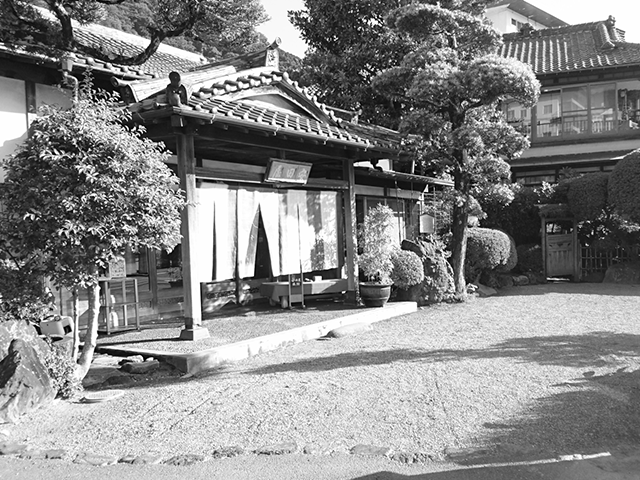
#> input picture hw4/b06902091_hw4/sample2.png, 640 x 480 px
$ python hw4_p2.py
#> lines starting #> are read from the running program, lines starting #| are printed output that depends on the picture; after the words box and inside, x2 and y2 are one past the last pixel; in counts of white or black regions, pixels touching at a corner belong together
import cv2
import math
import numpy as np


def invert_fft(input):
    ishift = np.fft.ifftshift(input)
    ifft_2D = np.fft.ifft2(ishift)
    output = np.abs(ifft_2D)
    return output


def lowpass_filter(input, radius):
    r, c = input.shape
    output = np.zeros(input.shape)
    for i in range(r):
        for j in range(c):
            temp = ((i - r/2)**2 + (j-c/2)**2)**(1/2)
            if(temp <= radius):
                output[i][j] = 1
            else:
                output[i][j] = 0
    return output


def highpass_filter(input, radius):
    r, c = input.shape
    output = np.zeros(input.shape)
    for i in range(r):
        for j in range(c):
            temp = ((i - r/2)**2 + (j-c/2)**2)**(1/2)
            if(temp <= radius):
                output[i][j] = 0
            else:
                output[i][j] = 1
    return output


# 2a FFT
sample2 = cv2.imread("sample2.png", cv2.IMREAD_GRAYSCALE)
#> sample2 is the input picture: shape (480, 640); min 0, max 255, mean 135.4
sample2 = sample2.astype(np.float32)
fft_2D = np.fft.fft2(sample2)
fft_shift = np.fft.fftshift(fft_2D)
result5 = np.log(np.abs(fft_shift))

# normalize
result5 = cv2.UMat(result5)
cv2.normalize(result5, result5, 0, 255, cv2.NORM_MINMAX)
cv2.imwrite("result5.png", result5)

# 2b frequency
lowpass = fft_shift * lowpass_filter(fft_shift, 30)
#> after the loop in lowpass_filter, `for i in range(r):`:
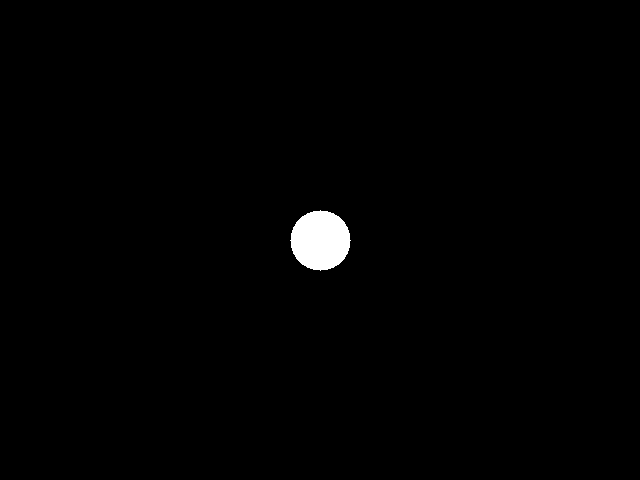
#> output: shape (480, 640) float64; values 0 (black) and 1 (white), 0.92% white; 1 white region, box (x1, y1, x2, y2) and area: (290, 210, 351, 271) 2821
result6 = invert_fft(lowpass)
cv2.imwrite("result6_30.png", result6)

lowpass = fft_shift * lowpass_filter(fft_shift, 65)
#> after the loop in lowpass_filter (call 2), `for i in range(r):`: output: shape (480, 640) float64; values 0 (black) and 1 (white), 4.3% white; 1 white region, box (x1, y1, x2, y2) and area: (255, 175, 386, 306) 13273
result6 = invert_fft(lowpass)
cv2.imwrite("result6_65.png", result6)
cv2.imwrite("result6.png", result6)

# 2b pixel
low_pass_kernel = np.ones((5, 5), np.float32)/25
result7 = cv2.filter2D(sample2, -1, low_pass_kernel)
cv2.imwrite("result7.png", result7)

# 2c freq
highpass = fft_shift * highpass_filter(fft_shift, 15)
#> after the loop in highpass_filter, `for i in range(r):`: output: shape (480, 640) float64; values 0 (black) and 1 (white), 99.8% white; 1 black region, box (x1, y1, x2, y2) and area: (305, 225, 336, 256) 709
result8 = invert_fft(highpass)
cv2.imwrite("result8_15.png", result8)

highpass = fft_shift * highpass_filter(fft_shift, 80)
#> call 2 of highpass_filter, with input = array of shape (480, 640), radius = 80
#> after the loop in highpass_filter (call 2), `for i in range(r):`:
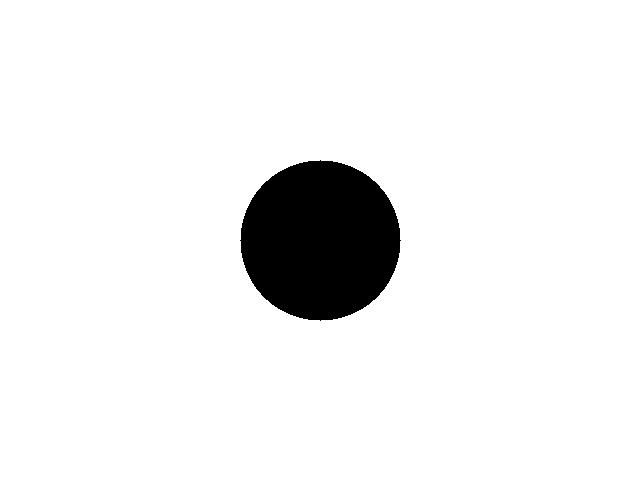
#> output: shape (480, 640) float64; values 0 (black) and 1 (white), 93.5% white; 1 black region, box (x1, y1, x2, y2) and area: (240, 160, 401, 321) 20081
result8 = invert_fft(highpass)
#> in invert_fft (call 4), `output = np.abs(ifft_2D)`:
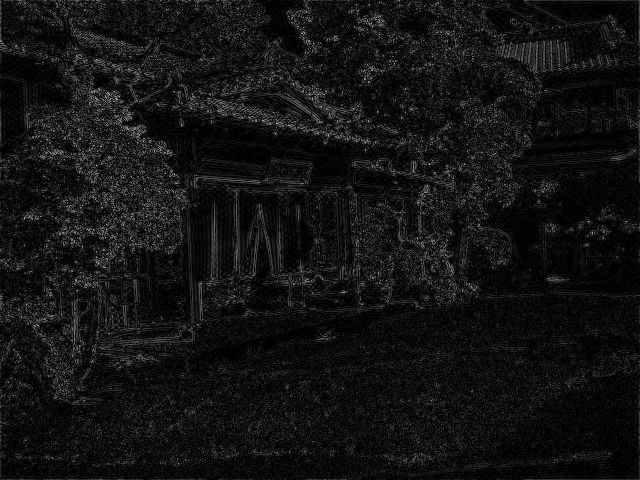
#> output: shape (480, 640) float64; min 6.8e-05, max 194.4, mean 19.3
cv2.imwrite("result8_80.png", result8)
cv2.imwrite("result8.png", result8)

# 2c pixel
high_pass_kernel = np.array([[0, -1, 0], [-1, 5, -1], [0, -1, 0]])
result9 = cv2.filter2D(sample2, -1, high_pass_kernel) - sample2
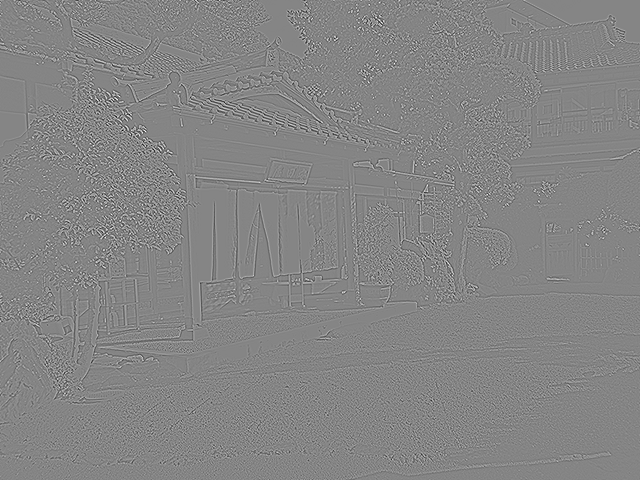
#> result9: shape (480, 640) float32; min -675, max 619, mean 0; drawn with min black and max white
cv2.imwrite("result9.png", result9)
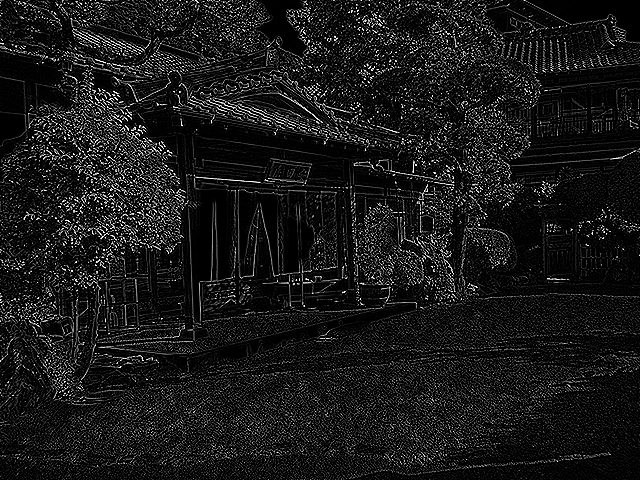
#> saved as result9.png: shape (480, 640); min 0, max 255, mean 24.8

# 2d
sample3 = cv2.imread("sample3.png", cv2.IMREAD_GRAYSCALE)
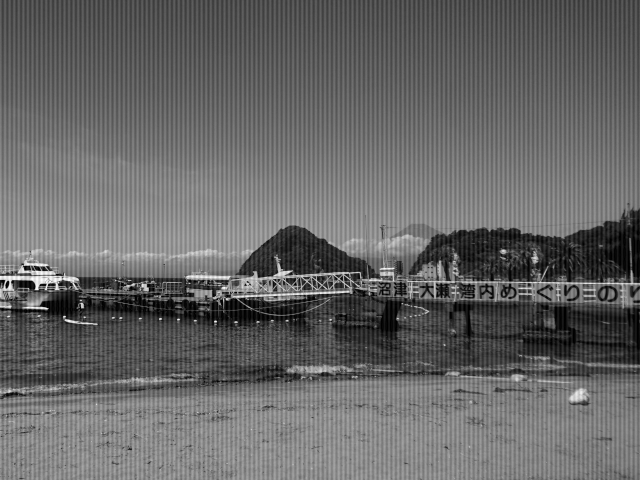
#> input picture hw4/b06902091_hw4/sample3.png, 640 x 480 px
#> sample3 is the input picture: shape (480, 640); min 0, max 255, mean 102.3
sample3 = sample3.astype(np.float32)
result10_fft_2D = np.fft.fft2(sample3)
result10_fft_shift = np.fft.fftshift(result10_fft_2D)
result10 = np.log(np.abs(result10_fft_shift))
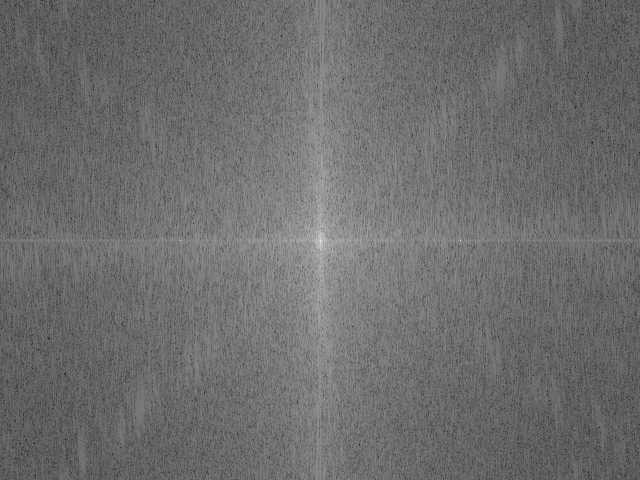
#> result10: shape (480, 640) float64; min 1.12, max 17.26, mean 8.06; drawn with min black and max white

# normalize
result10 = cv2.UMat(result10)
cv2.normalize(result10, result10, 0, 255, cv2.NORM_MINMAX)
cv2.imwrite("result10.png", result10)

# 2e
filter = np.ones(sample3.shape, np.uint8)
filter[240][180] = 0
filter[240][460] = 0
result11 = result10_fft_shift*filter
result11 = invert_fft(result11)
cv2.imwrite("result11.png", result11)
